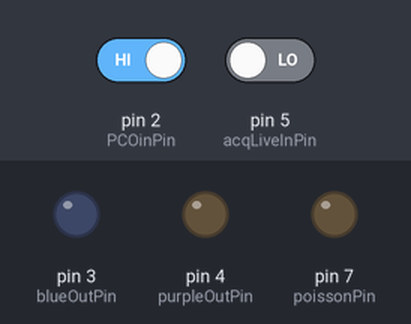
The sketch below on a simulated Arduino Uno, built with avr-gcc and run on an emulated ATmega328P. Parts: output pins drawn as LEDs (lit = HIGH). The inputs (shaded band) are chosen by the test bench; at power-on: pin 5 (acqLiveInPin) LOW, pin 2 (PCOinPin) HIGH. Random numbers use the default seed unless the sketch sets one.

Above: at 1.2 s.
1.3 s: pin 5 (acqLiveInPin) driven HIGH
At 1.68 s:
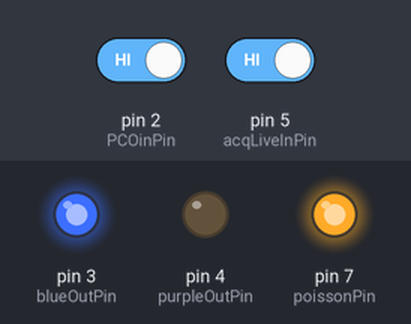
At 3.46 s:
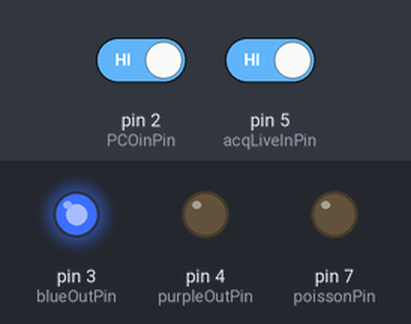
4.3 s: pin 2 (PCOinPin) driven LOW
At 5.11 s:
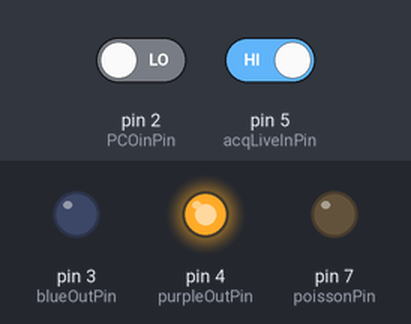
7.3 s: pin 5 (acqLiveInPin) driven LOW
Timing chart, 0 to 10.3 s (numbered marks = the images above; inputs shaded):
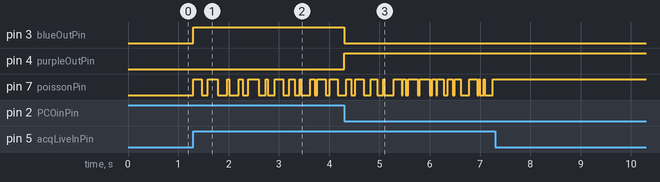

The sketch:

flipper.ino
```cpp
const int PCOinPin = 2;    // pin for "all lines exposing"
const int blueOutPin = 3;       // pin for blue's Gate1
const int purpleOutPin = 4;       // pin for purple's Gate1
const int acqLiveInPin = 5;       // pin for acqLive from Timeline
const int extraGndPin = 13;       // pin for acqLive from Timeline

const int poissonPin = 7;
const int minPoissonDur = 10; //ms
const int maxPoissonDur = 200; //ms

int flipflopState = 0;         // current state of the alternation
int lastPCOstate = 0;
int currentPCOstate = 0;
int lastAcqLiveState = 0;
int currentAcqLiveState = 0;

unsigned long lastFlipTime = 0;
unsigned long timeNow = 0;
unsigned long poissonStateDur = 0;
int currentPoissonState = 0;

void setup() {
  // put your setup code here, to run once:
  pinMode(PCOinPin, INPUT);
  pinMode(blueOutPin, OUTPUT);
  pinMode(purpleOutPin, OUTPUT);
  pinMode(acqLiveInPin, INPUT);
  pinMode(extraGndPin, OUTPUT);
  Serial.begin(9600);
  digitalWrite(extraGndPin, LOW);

  pinMode(poissonPin, OUTPUT);
  digitalWrite(poissonPin, LOW);
  currentPoissonState = LOW;
  poissonStateDur = random(minPoissonDur, maxPoissonDur);
  lastFlipTime = millis();
}

void loop() {
  // put your main code here, to run repeatedly:

  currentAcqLiveState = digitalRead(acqLiveInPin);
  timeNow = millis();

  if (currentAcqLiveState==HIGH & lastAcqLiveState==LOW) {
    flipflopState = 0; // guarantee that color is blue on first frame when acquisition starts.
    digitalWrite(blueOutPin, HIGH);
    digitalWrite(purpleOutPin, LOW);
  }

  lastAcqLiveState = currentAcqLiveState;

  currentPCOstate = digitalRead(PCOinPin);

  if (currentPCOstate==LOW & lastPCOstate==HIGH) {
    flipflopState = (flipflopState+1) % 2;

    if (flipflopState==0) {
      digitalWrite(blueOutPin, HIGH);
      digitalWrite(purpleOutPin, LOW);
    } else {
      digitalWrite(blueOutPin, LOW);
      digitalWrite(purpleOutPin, HIGH);
    }
  }

  lastPCOstate = currentPCOstate;

  //code for flipper
  if (currentAcqLiveState==HIGH && (timeNow-lastFlipTime)>poissonStateDur) {
    lastFlipTime = timeNow;
    if (currentPoissonState==LOW){
      currentPoissonState=HIGH;
    } else {
      currentPoissonState=LOW;
    }
    digitalWrite(poissonPin, currentPoissonState);
    poissonStateDur = random(minPoissonDur, maxPoissonDur);
  } else if (timeNow < lastFlipTime) {
    // this can only happen when the millis() function wraps around at the limit of the unsigned long datatype
    lastFlipTime = 1; // pretend we flipped at 1
  }

  delayMicroseconds(50);
}
```

Measured:
- after the input at 1.3 s, pin 3 (blueOutPin): LOW → HIGH at once; pin 7 (poissonPin): LOW → HIGH at once, → LOW 0.17 s later, → HIGH 0.11 s later, → LOW 0.20 s later, … (24 changes in this stretch)
- after the input at 4.3 s, pin 3 (blueOutPin): HIGH → LOW at once; pin 4 (purpleOutPin): LOW → HIGH at once
- after the input at 7.3 s, every drawn part: stays the same
